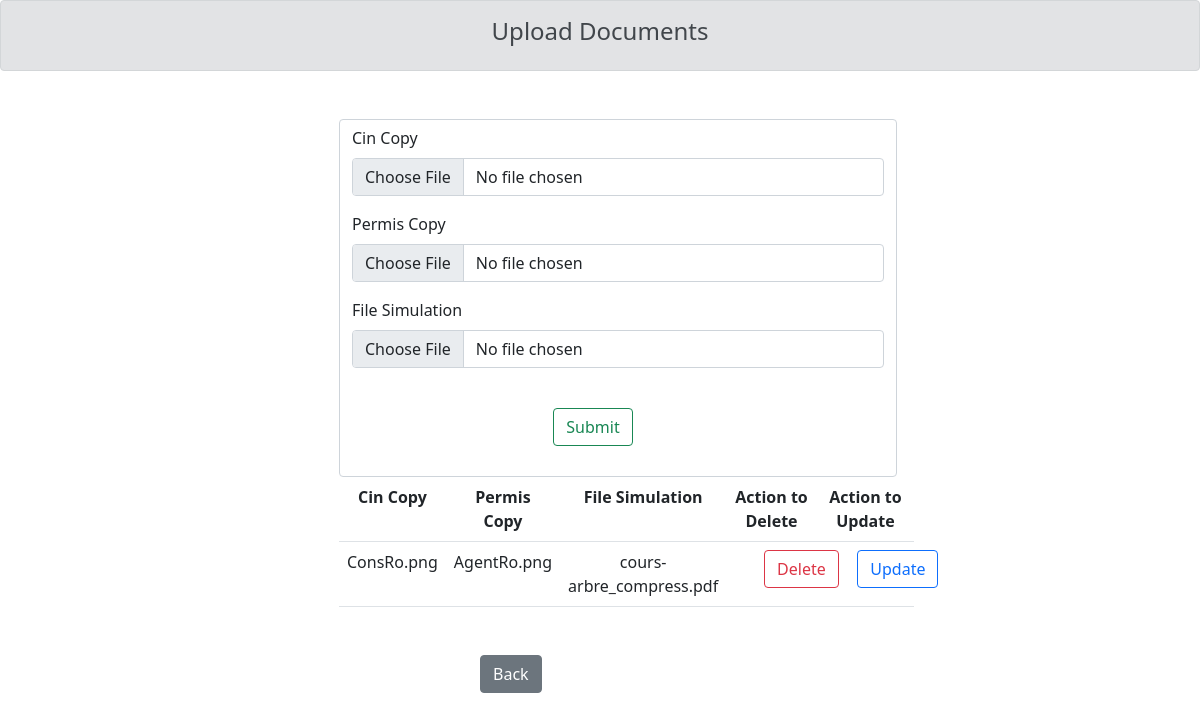
The app's page /frontend/upload.php?id=8901 with its own data.
### tables this page shows
CREATE TABLE `document` (
  `id` int(11) NOT NULL,
  `consultant_id` int(11) NOT NULL,
  `CinCopy` blob NOT NULL,
  `PermisCopy` blob NOT NULL,
  `FileSimulation` blob NOT NULL
);

### frontend/upload.php (the view, shortened to what this page needs)
<?php
$con = mysqli_connect("localhost", "root", "", "gestion_consultants");
if (isset($_GET['id'])) {
    $consultant_id = $_GET['id'];
} else {
    echo "Verifier";
    exit;
}
?>
<!DOCTYPE html>
<html lang="en">
<head>
    <link href="https://cdn.jsdelivr.net/npm/bootstrap@5.0.2/dist/css/bootstrap.min.css" rel="stylesheet">
</head>
<body>
    <div class="alert alert-secondary" role="alert">
        <h4 class="text-center">Upload Documents</h4>
    </div>
    <div class="container col-12 m-5">
        <div class="col-6 m-auto">
            <form action="upload.php?id=<?php echo $consultant_id; ?>" method="post" class="form-control" enctype="multipart/form-data">
                <div class="mb-3">
                    <label for="cinCopy" class="form-label">Cin Copy</label>
                    <input type="file" class="form-control" name="cinCopy" id="cinCopy" accept="image/*">
                </div>
                <div class="mb-3">
                    <label for="permisCopy" class="form-label">Permis Copy</label>
                    <input type="file" class="form-control" name="permisCopy" id="permisCopy" accept="image/*">
                </div>
                <div class="mb-3">
                    <label for="fileSimulation" class="form-label">File Simulation</label>
                    <input type="file" class="form-control" name="fileSimulation" id="fileSimulation" accept=".pdf">
                </div>
                <div class="col-4 m-auto">
                    <button type="submit" name="btn_img" class="btn btn-outline-success m-4">Submit</button>
                </div>
            </form>
            <table class="table text-center">
                <tr>
                    <th>Cin Copy</th>
                    <th>Permis Copy</th>
                    <th style="width:25%">File Simulation</th>
                    <th>Action to Delete</th>
                    <th>Action to Update</th>
                </tr>
                <?php
                $sql2 = "SELECT * FROM `document` WHERE `consultant_id` = '$consultant_id'";
                $result2 = mysqli_query($con, $sql2);
                while ($fetch = mysqli_fetch_assoc($result2)) {
                    ?>
                    <tr>
                        <td><?php echo !empty($fetch['CinCopy']) ? $fetch['CinCopy'] : "No File Here"; ?></td>
                        <td><?php echo !empty($fetch['PermisCopy']) ? $fetch['PermisCopy'] : "No File Here"; ?></td>
                        <td style="width:20%"><?php echo !empty($fetch['FileSimulation']) ? $fetch['FileSimulation'] : "No File Here"; ?></td>
                        <td>
                            <?php
                            if (!empty($fetch['CinCopy']) || !empty($fetch['PermisCopy']) || !empty($fetch['FileSimulation'])) {
                                echo '<a href="delete.php?id=' . $fetch['id'] . '&consultant_id=' . $consultant_id . '" class="btn btn-outline-danger">Delete</a>';
                            } else {
                                echo 'No File Here';
                            }
                            ?>
                        </td>
                        <td>
                        <?php
                            if (!empty($fetch['CinCopy']) || !empty($fetch['PermisCopy']) || !empty($fetch['FileSimulation'])) {
                                echo '<a href="updateDocument.php?idDoc=' . $fetch['id'] .'&id=' . $consultant_id . '" class="btn btn-outline-primary">Update</a>';
                            } else {
                                echo 'No File Here';
                            }
                            ?>
                        </td>
                    </tr>
                    <?php
                }
                ?>
            </table>
        </div>
    </div>
    <a href="ConsultantDashboard.php?id=<?php echo $consultant_id; ?>" class="btn btn-secondary" id="back">Back</a>
</body>
</html>

### frontend/upload.php (style rules this page uses)
a { margin-left: 40%; text-decoration: none; }

### records on screen
document: CinCopy "ConsRo.png", PermisCopy "AgentRo.png", FileSimulation "cours-arbre_compress.pdf"
